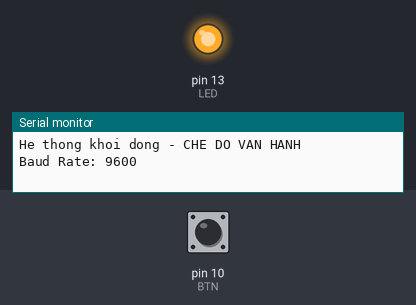
Simulated run of this sketch. Board: Arduino Uno, built with avr-gcc and run on an emulated ATmega328P. On the bench: output pins drawn as LEDs (lit = HIGH), the last lines printed to the serial monitor. Dashed ring = blinking. The inputs (shaded band) are chosen by the test bench; at power-on: pin 10 (BTN) HIGH.

Above: at 1.2 s.
1.3 s: pin 10 (BTN) pulled LOW for 3.2 s
At 2.8 s:
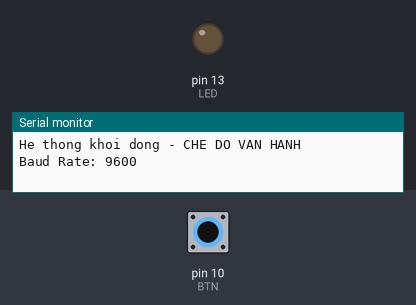
6.0 s: pin 10 (BTN) pulled LOW for 0.15 s
9.1 s: pin 10 (BTN) driven LOW
At 10.08 s:
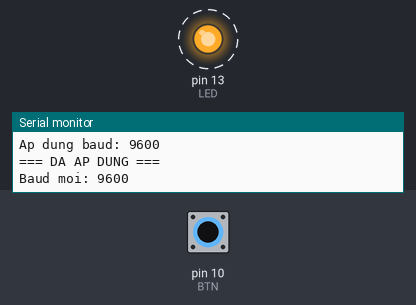
12.1 s: pin 10 (BTN) pulsed HIGH 5 times (0.12 s each, 0.3 s apart)
Timing chart, 0 to 17.6 s (numbered marks = the images above; inputs shaded):
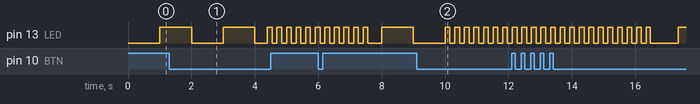

The sketch:

bai1.2.ino
```cpp
/*
 * Cải tiến:
 * - Luôn khởi động Serial ở 9600
 * - Khi vào chế độ CAU_HINH (long press >3s) -> đảm bảo Serial = 9600
 * - Nhả sau long press KHÔNG bị hiểu là click (ignoreNextRelease)
 * - Nhấn/thả ngắn trong CAU_HINH -> tăng clicks
 * - Sau timeout (1.5s) applyConfig: 1->9600, 2->115200
 */

const int BTN = 10;
const int LED = 13;

enum State { VAN_HANH, CAU_HINH };
State mode = VAN_HANH;

unsigned long debounceTime = 0;
unsigned long pressTime = 0;
unsigned long clickTime = 0;
unsigned long ledTime = 0;

const unsigned long DEBOUNCE_MS = 50;
const unsigned long LONGPRESS_MS = 3000;
const unsigned long CLICK_TIMEOUT_MS = 1500;

int btnState = HIGH;
int lastBtn = HIGH;
int clicks = 0;

bool longPressed = false;
bool ignoreNextRelease = false; // quan trọng: để tránh release sau longpress bị tính thành click

long savedBaud = 9600;   // lưu sau khi apply
long currentBaud = 9600; // baud đang dùng Serial (có thể tạm thời 9600 khi config)
bool configApplied = false;

void setup() {
  pinMode(BTN, INPUT_PULLUP);
  pinMode(LED, OUTPUT);

  savedBaud = 9600;
  currentBaud = 9600;
  Serial.begin(currentBaud);
  Serial.println("He thong khoi dong - CHE DO VAN HANH");
  Serial.print("Baud Rate: "); Serial.println(currentBaud);
}

void loop() {
  readButton();
  // LED blink: chậm ở VAN_HANH, nhanh ở CAU_HINH
  if (mode == VAN_HANH) {
    if (millis() - ledTime > 1000) { ledTime = millis(); digitalWrite(LED, !digitalRead(LED)); }
  } else {
    if (millis() - ledTime > 150) { ledTime = millis(); digitalWrite(LED, !digitalRead(LED)); }
    // nếu có clicks và timeout trôi -> apply
    if (clicks > 0 && millis() - clickTime > CLICK_TIMEOUT_MS) {
      applyConfig();
    }
  }
}

void readButton() {
  int reading = digitalRead(BTN);

  if (reading != lastBtn) {
    debounceTime = millis();
  }

  if (millis() - debounceTime > DEBOUNCE_MS) {
    // stable
    if (reading != btnState) {
      btnState = reading;
      if (btnState == LOW) {
        // nút vừa được nhấn xuống
        pressTime = millis();
        longPressed = false;
      } else { // btnState == HIGH -> nút vừa được nhả
        // nếu release sau longpress -> ignore
        if (ignoreNextRelease) {
          // bỏ qua release sinh do longpress
          ignoreNextRelease = false;
        } else {
          // release bình thường -> nếu đang ở CAU_HINH, xem là 1 click (short press)
          if (mode == CAU_HINH) {
            clicks++;
            clickTime = millis();
            Serial.print("Nhan lan: "); Serial.println(clicks);
          } else {
            // ở VAN_HANH, nhấn ngắn không làm gì (hoặc dùng cho khác)
          }
        }
      }
    }
  }

  // kiểm tra long press (khi nút đang giữ)
  if (btnState == LOW && !longPressed && (millis() - pressTime) >= LONGPRESS_MS) {
    longPressed = true;
    // đặt flag để bỏ qua release sau longpress
    ignoreNextRelease = true;
    // xử lý chuyển chế độ
    if (mode == VAN_HANH) {
      enterConfigMode();
    } else {
      exitConfigMode();
    }
  }

  lastBtn = reading;
}

void enterConfigMode() {
  Serial.println("\n=== VAO CHE DO CAU HINH ===");
  Serial.print("Luu tru truoc do: "); Serial.println(savedBaud);
  // BẮT BUỘC chuyển Serial tạm về 9600 để cấu hình
  if (currentBaud != 9600) {
    Serial.println("Chuyen Serial tam thoi sang 9600 de cau hinh...");
    Serial.flush();
    Serial.end();
    delay(30);
    currentBaud = 9600;
    Serial.begin(currentBaud);
    delay(30);
  }
  mode = CAU_HINH;
  clicks = 0;
  configApplied = false;
  Serial.println("Chon: 1 = 9600 | 2 = 115200");
  Serial.print("Dang o (tam thoi): "); Serial.println(currentBaud);
}

void exitConfigMode() {
  Serial.println("\n=== THOAT CHE DO CAU HINH ===");
  if (!configApplied) {
    // nếu không apply thì khôi phục savedBaud (nếu khác)
    if (currentBaud != savedBaud) {
      Serial.println("Khong ap dung cau hinh - khoi phuc baud truoc do...");
      Serial.flush();
      Serial.end();
      delay(30);
      currentBaud = savedBaud;
      Serial.begin(currentBaud);
      delay(30);
    }
  } else {
    // đã apply -> currentBaud == savedBaud
  }
  mode = VAN_HANH;
  clicks = 0;
  digitalWrite(LED, LOW);
  Serial.print("Baud hien tai: "); Serial.println(currentBaud);
}

void applyConfig() {
  if (clicks == 1) {
    Serial.println("Lua chon: 1 -> 9600");
    setBaudAndSave(9600);
  } else if (clicks == 2) {
    Serial.println("Lua chon: 2 -> 115200");
    setBaudAndSave(115200);
  } else {
    Serial.print("Lua chon khong hop le ("); Serial.print(clicks); Serial.println(").");
  }
  clicks = 0;
}

void setBaudAndSave(long newBaud) {
  Serial.print("Ap dung baud: "); Serial.println(newBaud);
  Serial.flush();
  Serial.end();
  delay(30);
  currentBaud = newBaud;
  Serial.begin(currentBaud);
  delay(30);
  savedBaud = newBaud;
  configApplied = true;
  Serial.println("=== DA AP DUNG ===");
  Serial.print("Baud moi: "); Serial.println(currentBaud);
  // phản hồi LED: 1 lần cho 9600, 2 lần cho 115200
  blinkLED((newBaud == 9600) ? 1 : 2);
  //digitalWrite(LED, LOW); delay(180);
}

void blinkLED(int n) {
  digitalWrite(LED, LOW); delay(200);
  // if(n = 1){
  //   for (int i = 0; i < 20; i++) {
  //   digitalWrite(LED, HIGH); delay(1000);
  //   digitalWrite(LED, LOW); delay(1000);
  // } }else
  // {
  //   for (int i = 0; i < 20; i++) {
  //   digitalWrite(LED, HIGH); delay(300);
  //   digitalWrite(LED, LOW); delay(300);
  // }
  // }
  for (int i = 0; i < n; i++) {
    digitalWrite(LED, HIGH); delay(1000);
    digitalWrite(LED, LOW); delay(1000);
  }

}
```
